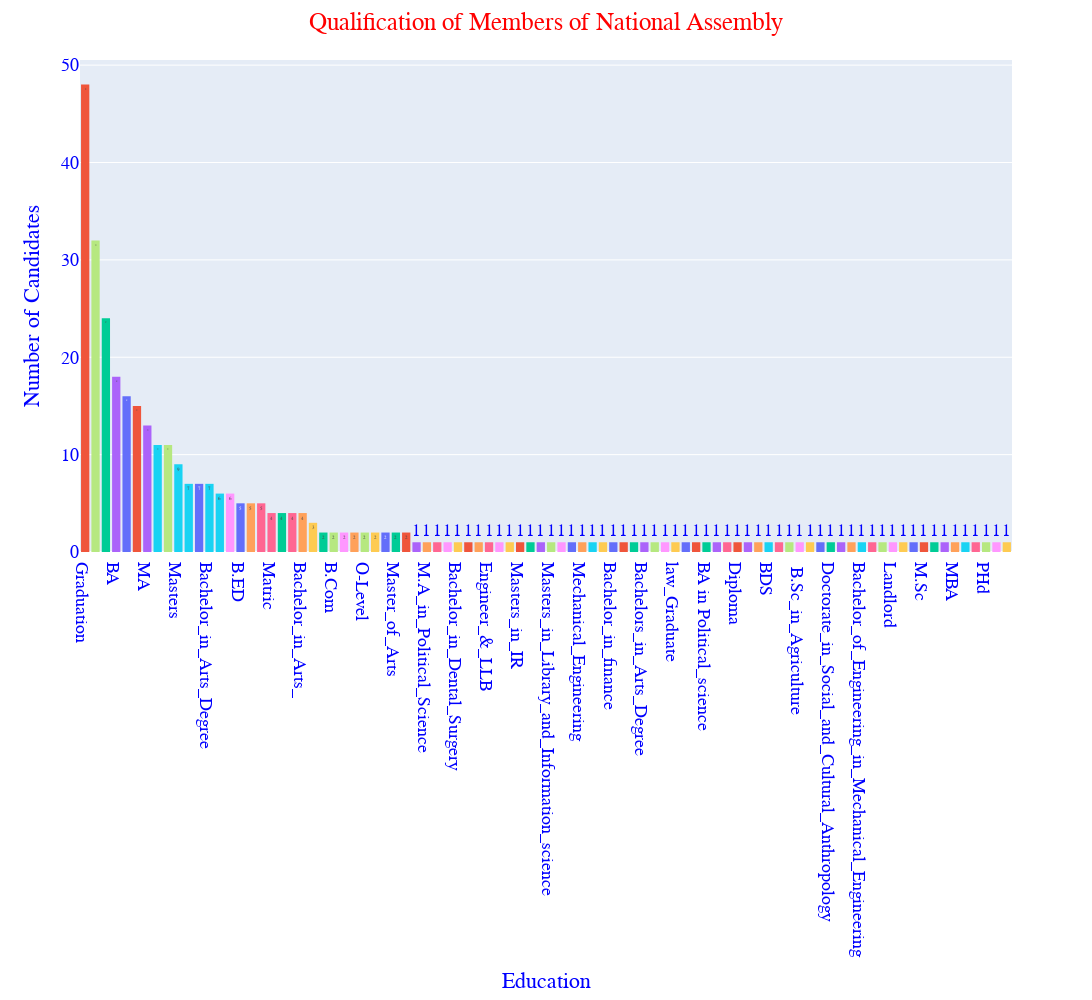

Notebook cell for this chart:
### Code cell
import plotly.express as px

fig = px.histogram(df, x="Education",color="Education",text_auto=True,width=1500, height=1000,
            labels={"Party":"Political Parties" },
                 #  title="Member of National Assembly Education Degree",
                   ).update_xaxes(categoryorder='total descending')
fig.update_layout(title_text="Qualification of Members of National Assembly ", title_x=0.5)
fig.update_layout(
    font_family="Courier New",
    font_color="blue",font_size=18,
    title_font_family="Times New Roman",
    title_font_color="red",
    legend_title_font_color="green")
fig.update_layout(yaxis={'title': 'Number of Candidates'}
)
fig.update(layout_showlegend=False)                  
fig.show()
